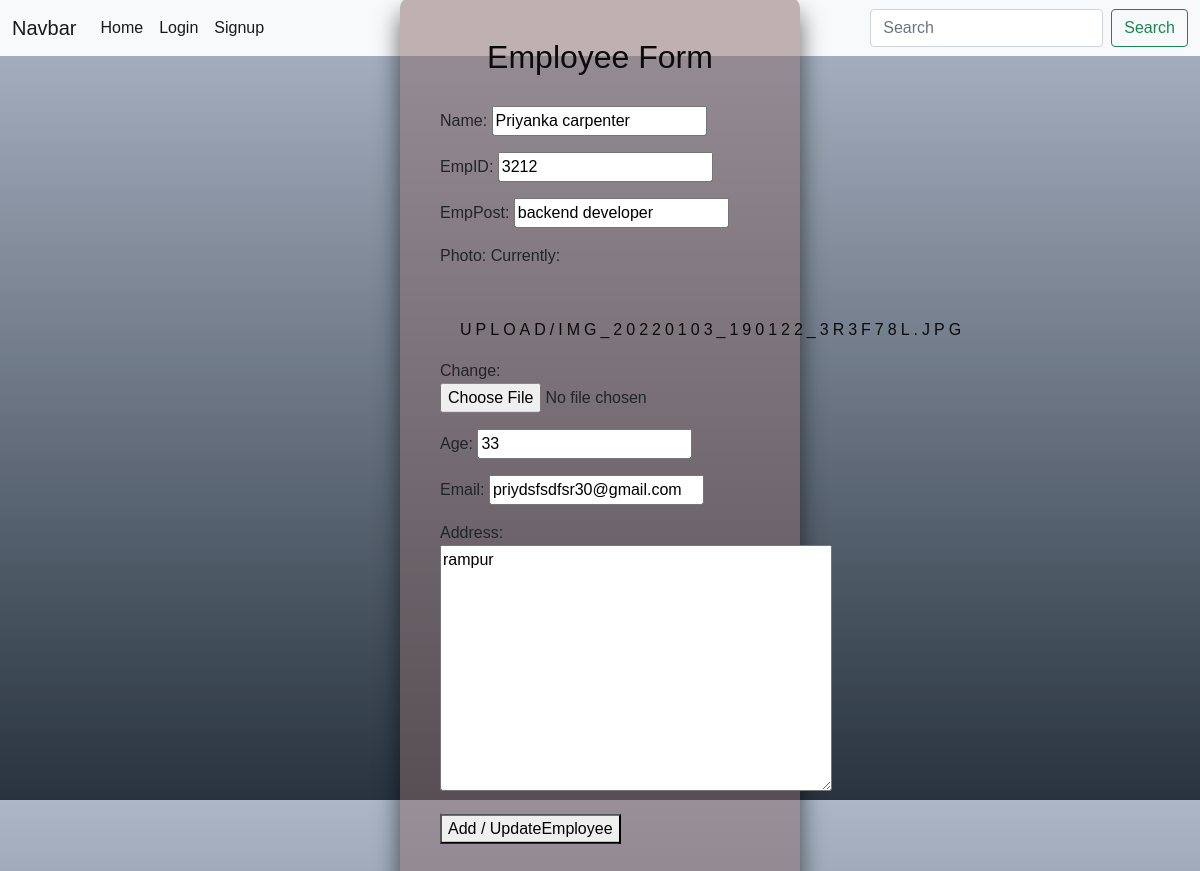
Screenshot of /update/6/ with the database file from the repository.
### testapp/models.py (models this page shows)
class Employee(models.Model):
    Name = models.CharField(max_length=50)
    EmpID = models.CharField(max_length=50)
    EmpPost = models.CharField(max_length=50)
    Photo = models.ImageField(upload_to="upload")
    Age = models.IntegerField()
    Email = models.EmailField(max_length=254)
    Address = models.TextField(max_length=225)

### testapp/views.py (the view, shortened to what this page needs)
# urls.py: path("update/<int:pk>/", views.EmployeeUpdate.as_view()),
class EmployeeUpdate(UpdateView):
    model = Employee
    fields = "__all__"

### templates/testapp/Employee_Form.html (shortened to what this page needs)
{% extends 'testapp/index.html' %}
{%block content%}
<!DOCTYPE html>
<html lang="en" >
<head>
</head>
<body>
<div class="login-box">
  <h2>Employee Form</h2>
  <form>
    <form method="POST" enctype="multipart/form-data">
        {{form.as_p}}
        <button type="submit">Add / UpdateEmployee</button>
  </form>
</div>
</body>
</html>
{%endblock%}

### templates/testapp/Employee_Form.html (style rules this page uses)
html { height: 100%; }
body { margin:0; padding:0; font-family: sans-serif; background: linear-gradient(#acb6c7, #28333f); }
.login-box { position: absolute; top: 50%; left: 50%; width: 400px; padding: 40px; transform: translate(-50%, -50%); background: rgba(136, 107, 107, 0.5); box-sizing: border-box; box-shadow: 0 15px 25px rgba(0,0,0,.6); border-radius: 10px; }
.login-box h2 { margin: 0 0 30px; padding: 0; color: #0c0b0b; text-align: center; }
.login-box form a { position: relative; display: inline-block; padding: 10px 20px; color: #0a0a0a; font-size: 16px; text-decoration: none; text-transform: uppercase; overflow: hidden; transition: .5s; margin-top: 40px; letter-spacing: 4px }

### rows the page displays
Employee: Name "Priyanka carpenter", EmpID "3212", EmpPost "backend developer", Age "33", Email "priydsfsdfsr30@gmail.com", Address "rampur"
